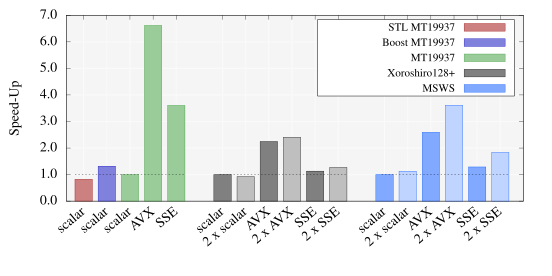

This figure's gnuplot source:
set datafile separator ','
set size 2,1
# unset key
set key right
set key spacing 1 box opaque
# set yr [0:0.5]
set yrange [0:0.001 < * < 1000]
# set ytics 0.25
set xr [-0.75:19]
set xtics rotate by 40 right
set yl "Speed-Up"
set format y "%.1f"
# set logscale y
bs = 0.75
scale_mt = 7.61
scale_xrsr = 1.66
scale_msws = 4.77
plot \
  "generation_desktop.dat" every :::0::0 u 0:(scale_mt/$3):(bs):xtic(1) with boxes fs solid 0.5 lc rgb "#990000" title "\\footnotesize STL MT19937",\
  "" every :::1::1 u ($0+1):(scale_mt/$3):(bs):xtic(1) with boxes fs solid 0.5 lc rgb "#0000bb" title "\\footnotesize Boost MT19937",\
  "" every :::2::2 u ($0+2):(scale_mt/$3):(bs):xtic(1) with boxes fs solid 0.5 lc rgb "#339933" title "\\footnotesize MT19937",\
  "" every 2:::3::3 u (2*$0+5+1):(scale_xrsr/$3):(bs):xtic(1) with boxes fs solid 0.5 lc rgb "#000000" title "\\footnotesize Xoroshiro128+",\
  "" every 2::1:3::3 u (2*$0+5+1+1):(scale_xrsr/$3):(bs):xtic(1) with boxes fs solid 0.25 lc rgb "#000000" notitle,\
  "" every 2:::4::4 u (2*$0+11+2):(scale_msws/$3):(bs):xtic(1) with boxes fs solid 0.5 lc rgb "#0055ff" title "\\footnotesize MSWS",\
  "" every 2::1:4::4 u (2*$0+11+2+1):(scale_msws/$3):(bs):xtic(1) with boxes fs solid 0.25 lc rgb "#0055ff" notitle,\
  [-0.375:4.375] 1 with l dt 2 lc black notitle,\
  [5.875:11.375] 1 with l dt 2 lc black notitle,\
  [12.875:18.375] 1 with l dt 2 lc black notitle,\
